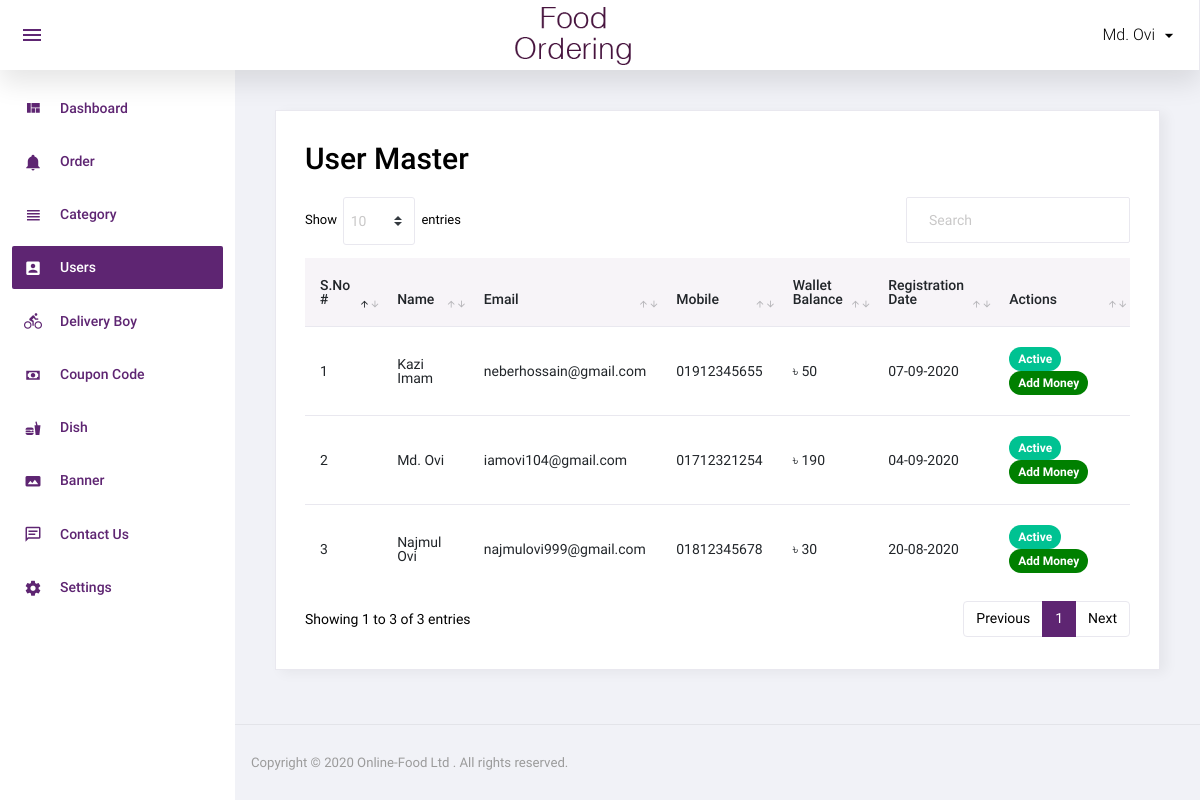
/admin/users.php (signed in), run on the app's committed database.
### tables this page shows
CREATE TABLE `users` (
  `id` int(11) NOT NULL,
  `name` varchar(100) NOT NULL,
  `email` varchar(100) NOT NULL,
  `mobile` varchar(50) NOT NULL,
  `password` varchar(100) NOT NULL,
  `status` int(11) NOT NULL,
  `email_verify` int(11) NOT NULL,
  `rand_str` varchar(20) NOT NULL,
  `referral_code` varchar(20) NOT NULL,
  `from_referral_code` varchar(20) NOT NULL,
  `added_on` datetime NOT NULL
);

### function.inc.php (called while the page is built, shortened)
        <?php
    function getWalletTotalAmount($user_id){
        global $con;
        $sql="SELECT * FROM wallet WHERE user_id='$user_id'";
        $res=mysqli_query($con,$sql);
        $in=0;
        $out=0;
        while($row=mysqli_fetch_assoc($res)){
            if($row['type']=='in'){
                $in=$in+$row['amount'];
            }
            if($row['type']=='out'){
                $out=$out+$row['amount'];
            }
        }
        return $in-$out;
    }
?>

### admin/users.php (the view, shortened to what this page needs)
<?php
    include('top.php');
    $sql="SELECT * FROM users ORDER BY id DESC";
    $res=mysqli_query($con,$sql);
?>
<div class="card">
            <div class="card-body">
              <h1 class="grid_title">User Master</h1>
              <div class="row grid_box">
                <div class="col-12">
                  <div class="table-responsive">
                    <table id="order-listing" class="table">
                      <thead>
                        <tr>
                            <th width="10%">S.No #</th>
                            <th width="13%">Name</th>
                            <th width="12%">Email</th>
                            <th width="10%">Mobile</th>
                            <th width="10%">Wallet Balance</th>
                            <th width="15%">Registration Date</th>
                            <th width="30%">Actions</th>
                        </tr>
                      </thead>
                      <tbody>
                      <?php
                        if(mysqli_num_rows($res)>0) {
                           $i=1;
                           while($row=mysqli_fetch_assoc($res)){
                      ?>
                                <tr>
                                    <td><?php echo $i++;?></td>
                                    <td><?php echo $row['name'];?></td>
                                    <td><?php echo $row['email'];?></td>
                                    <td><?php echo $row['mobile'];?></td>
                                    <td>&#2547; <?php echo getWalletTotalAmount($row['id'])?></td>
                                    <td>
                                        <?php
                                            $dateScond=strtotime($row['added_on']);
                                            echo date('d-m-Y',$dateScond);
                                        ?>
                                    </td>
                                    <td>
                                        <?php
                                            if($row['status']==1){
                                        ?>
                                              <a href="?id=<?php echo $row['id']?>&type=deactive"><span class="badge badge-pill badge-complete active_clr">Active</span></a>&nbsp;
                                              <a href="add_money.php?id=<?php echo $row['id']?>"><span class="badge badge-pill badge-info money_clr">Add Money</span></a>&nbsp;
                                        <?php
                                            }else{
                                        ?>
                                                <a href="?id=<?php echo $row['id']?>&type=active"><span class="badge badge-pill badge-complete deactive_clr">Deactive</span></a>&nbsp;
                                                <span class="badge badge-pill badge-info money_clr" style="cursor: no-drop;">Add Money</span>&nbsp;
                                        <?php
                                            }
                                        ?>
                                    </td>
                                </tr>
                      <?php } } else { ?>
                            <td colspan="5" style="text-align:center;">No Data Found !</td>
                      <?php } ?>
                      </tbody>
                    </table>
                  </div>
				</div>
              </div>
            </div>
          </div>
<?php include('footer.php'); ?>

### data on the page
users: name "Kazi Imam", email "neberhossain@gmail.com", mobile "01912345655", id "50", added_on "07-09-2020"
users: name "Md. Ovi", email "iamovi104@gmail.com", mobile "01712321254", id "190", added_on "04-09-2020"
users: name "Najmul Ovi", email "najmulovi999@gmail.com", mobile "01812345678", id "30", added_on "20-08-2020"

### other printed values
$_SESSION['ADMIN_NAME'] "Md. Ovi"
